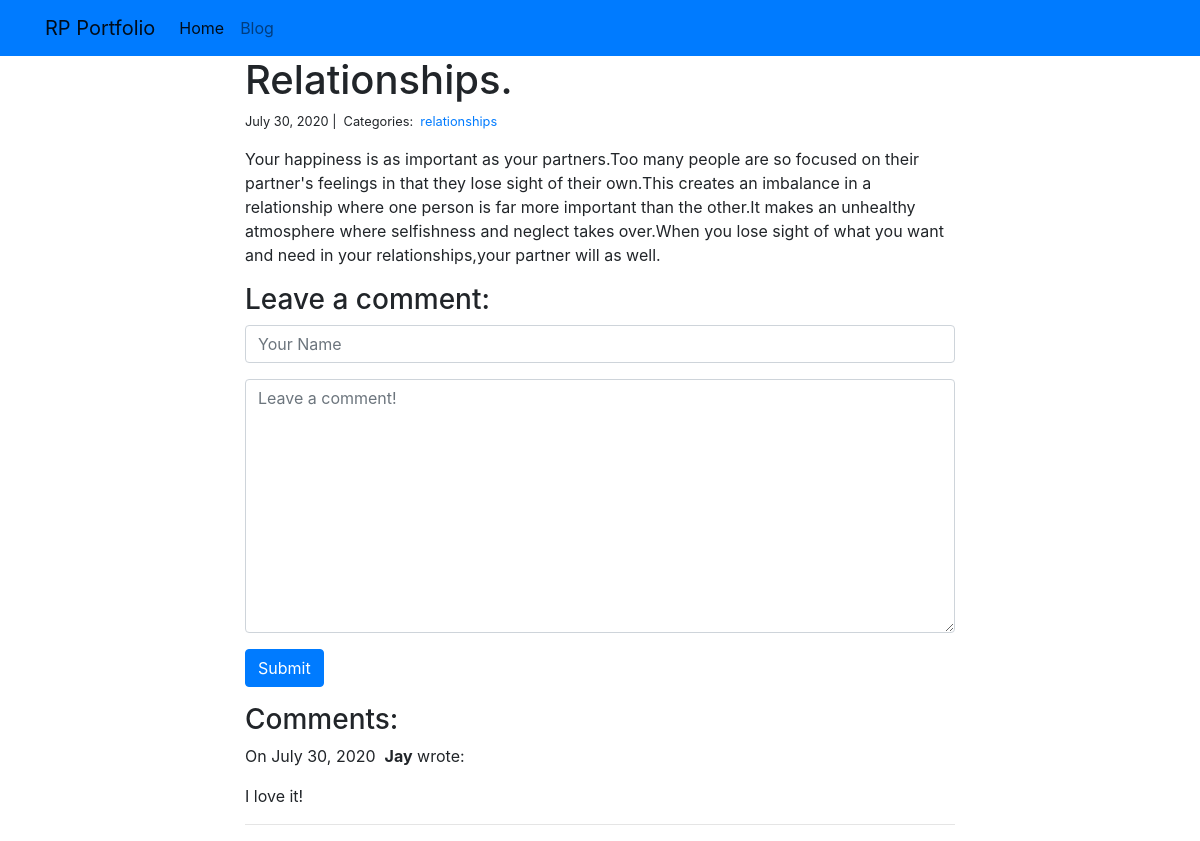
The app's page /blog/2/ with its own data.
### blog/models.py (models this page shows)
class Post(models.Model):
    title = models.CharField(max_length=255)
    body = models.TextField()
    created_on = models.DateTimeField(auto_now_add=True)
    last_modified = models.DateTimeField(auto_now=True)
    categories = models.ManyToManyField('Category', related_name='posts')

class Category(models.Model):
    name = models.CharField(max_length=20)

class Comment(models.Model):
    author = models.CharField(max_length=60)
    body = models.TextField()
    created_on = models.DateTimeField(auto_now_add=True)
    post = models.ForeignKey('Post', on_delete=models.CASCADE)

### blog/views.py (the view, shortened to what this page needs)
# urls.py: path("<int:pk>/", views.blog_detail, name="blog_detail"),
def blog_detail(request, pk):
    post = Post.objects.get(pk=pk)
    form = CommentForm()
    comments = Comment.objects.filter(post=post)
    context = {
        "post": post,
        "comments": comments,
        "form": form,
    }
    return render(request, "blog_detail.html", context)

### blog/forms.py
class CommentForm(forms.Form):
    author = forms.CharField(
        max_length=60,
        widget=forms.TextInput(attrs={
            "class": "form-control",
            "placeholder": "Your Name"
        })
    )
    body = forms.CharField(widget=forms.Textarea(
        attrs={
            "class": "form-control",
            "placeholder": "Leave a comment!"
        })
    )

### blog/templates/blog_detail.html (shortened to what this page needs)
{% extends "base.html" %}
{% block page_content %}
<div class="col-md-8 offset-md-2">
    <h1>{{ post.title }}</h1>
    <small>
        {{ post.created_on.date }} |&nbsp;
        Categories:&nbsp;
        {% for category in post.categories.all %}
        <a href="{% url 'blog_category' category.name %}">
            {{ category.name }}
        </a>&nbsp;
        {% endfor %}
    </small>
    <p>{{ post.body | linebreaks }}</p>
    <h3>Leave a comment:</h3>
    <form action="/blog/{{ post.pk }}/" method="post">
        <div class="form-group">
            {{ form.author }}
        </div>
        <div class="form-group">
            {{ form.body }}
        </div>
        <button type="submit" class="btn btn-primary">Submit</button>
    </form>
    <h3>Comments:</h3>
    {% for comment in comments %}
    <p>
        On {{comment.created_on.date }}&nbsp;
        <b>{{ comment.author }}</b> wrote:
    </p>
    <p>{{ comment.body }}</p>
    <hr>
    {% endfor %}
</div>
{% endblock %}

### personal_portfolio/templates/base.html (shortened to what this page needs)
<link rel="stylesheet" href="https://stackpath.bootstrapcdn.com/bootstrap/4.1.3/css/bootstrap.min.css">
<nav class="navbar navbar-expand-lg navbar-light bg-primary">
    <div class="container">
        <a class="navbar-brand" href="{% url 'project_index' %}">RP Portfolio</a>
        <div class="collapse navbar-collapse" id="navbarSupportedContent">
          <ul class="navbar-nav mr-auto">
            <li class="nav-item active">
              <a class="nav-link" href="{% url 'project_index' %}">Home</a>
            </li>
            <li class="nav-item">
              <a class="nav-link" href="{% url 'blog_index' %}">Blog</a>
            </li>
          </ul>
        </div>
    </div>
</nav>
<div class="container">
    {% block page_content %}{% endblock %}
</div>

### records on screen
Post: title "Relationships.", created_on "July 30, 2020", body "Your happiness is as important as your partners.Too many people are so focused on their partner's feelings in that they lose sight of their own.This creates an imbalance in a relationship where one person is far more important than the other.It makes an unhealthy atmosphere where selfishness and neglect takes over.When you lose sight of what you want and need in your relationships,your partner will as well."
Category: name "relationships"
Comment: created_on "July 30, 2020", author "Jay", body "I love it!"
